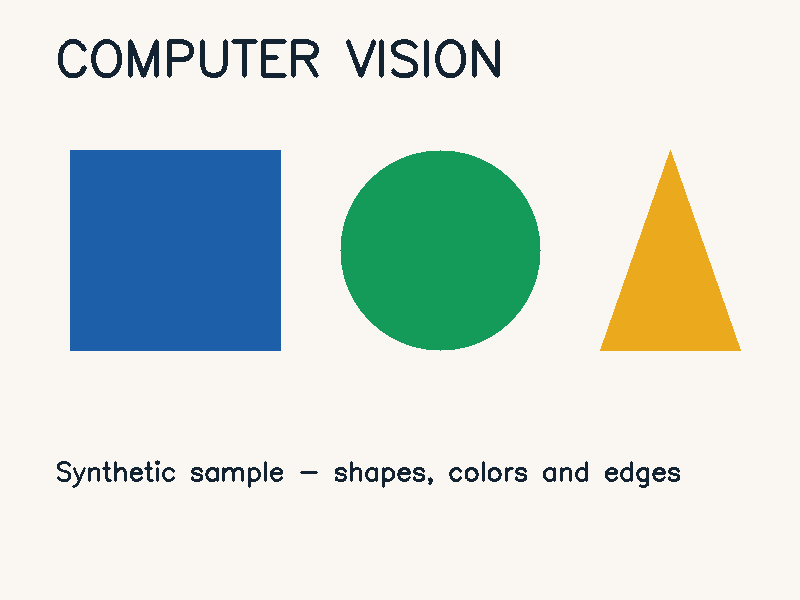
#> input picture sample.png, 800 x 600 px
$ python shapes.py
#> lines starting #> are read from the running program, lines starting #| are printed output that depends on the picture; after the words box and inside, x2 and y2 are one past the last pixel; in counts of white or black regions, pixels touching at a corner belong together
### demo_utils.py
"""Small helpers shared by the learning demonstrations."""
import argparse
from pathlib import Path
import cv2

ROOT = Path(__file__).resolve().parent

def image_options(description, default='sample.png'):
#> called with description = 'Shape and contour detection', default = 'sample.png'
    parser = argparse.ArgumentParser(description=description)
    parser.add_argument('image', nargs='?', default=str(ROOT / default))
    parser.add_argument('--no-display', action='store_true', help='Skip GUI windows')
    parser.add_argument('--output', default=str(ROOT / 'outputs'))
    args = parser.parse_args()
    image = cv2.imread(args.image)
#> image is the input picture: shape (600, 800, 3); mean B, G, R 215.5, 220.9, 210.4
    if image is None:
        parser.error(f'Cannot read image: {args.image}')
    return args, image

# [15 lines left out: functions video_options, output_dir, not called in this run]

### shapes.py
"""Find triangular and quadrilateral contours in an image."""
import cv2
import numpy as np
from cvzone import findContours
from demo_utils import image_options, output_dir

def main():
    args, image = image_options('Shape and contour detection')
    gray = cv2.cvtColor(image, cv2.COLOR_BGR2GRAY)
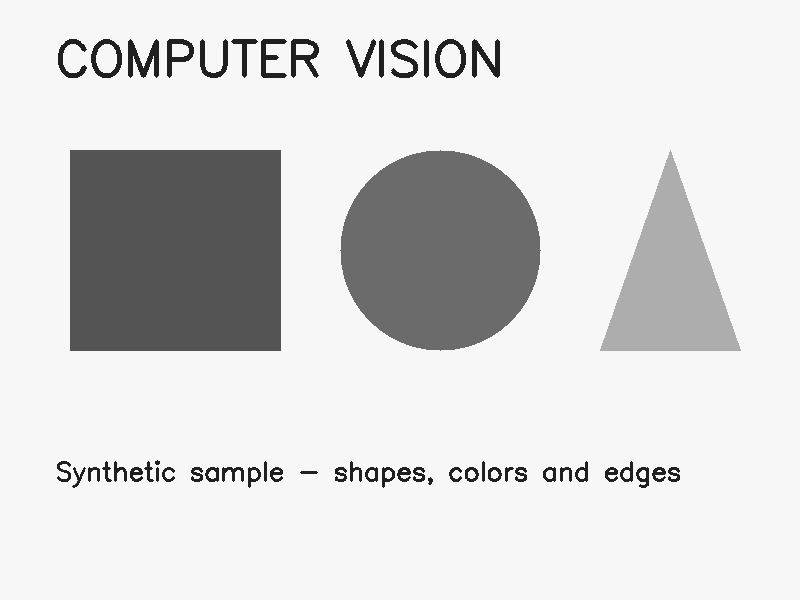
#> gray: shape (600, 800); min 32, max 247, mean 216.9
    canny = cv2.Canny(gray, 100, 200)
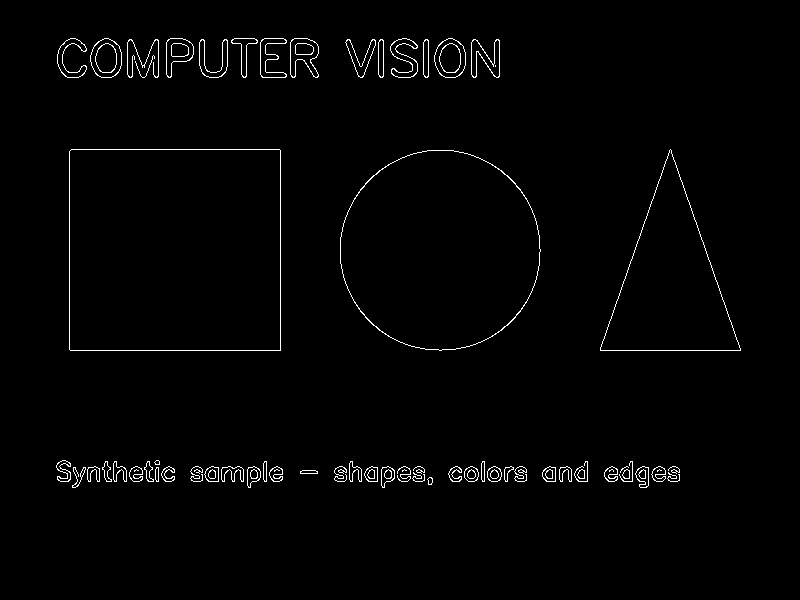
#> canny: shape (600, 800); 1.5% white in thin lines or dots, all inside (x1, y1, x2, y2) = (56, 38, 741, 488)
    dilated = cv2.dilate(canny, np.ones((5, 5), np.uint8), iterations=1)
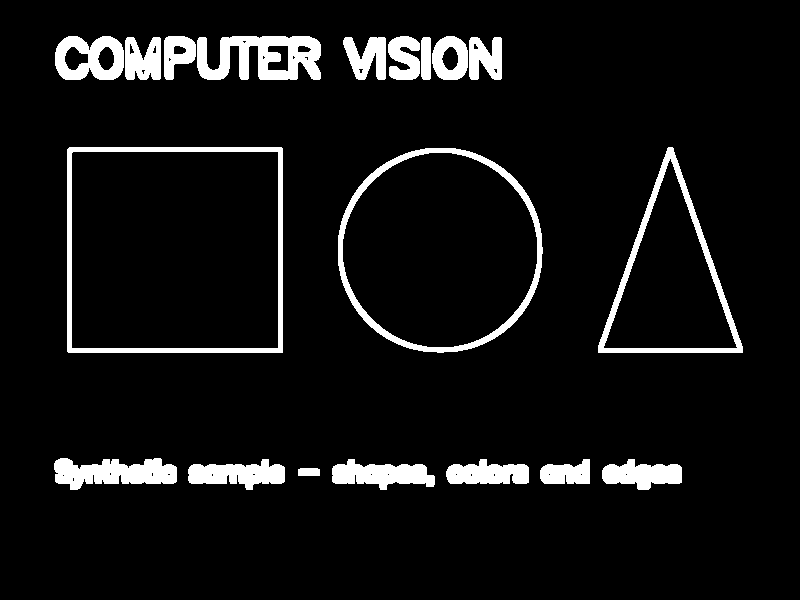
#> dilated: shape (600, 800); 7.2% white; 19 white regions, largest, box (x1, y1, x2, y2) and area: (67, 147, 283, 353) 4116, (338, 148, 543, 353) 3854, (197, 36, 321, 80) 3611
    contours_image, found = findContours(image, dilated, filter=[3, 4], drawCon=True)
    for contour in found:
        print('Bounding box:', contour['bbox'])
    if not found:
        print('No matching contours found.')
    target = output_dir(args.output) / 'shape_contours.png'
    cv2.imwrite(str(target), contours_image)
    if not args.no_display:
        cv2.imshow('Shape contours', contours_image)
        cv2.waitKey(0)
        cv2.destroyAllWindows()

if __name__ == '__main__':
    main()
#> (the call stopped at in main, `contours_image, found = findContours(image, dilated, filter=[3, 4], dr..`: cvzone is not available in this run)
